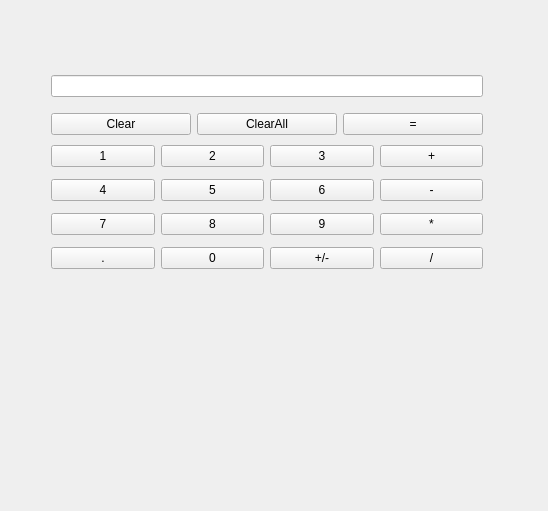
<?xml version="1.0" encoding="UTF-8"?>
<ui version="4.0">
 <class>Widget</class>
 <widget class="QWidget" name="Widget">
  <property name="geometry">
   <rect>
    <x>0</x>
    <y>0</y>
    <width>548</width>
    <height>511</height>
   </rect>
  </property>
  <property name="windowTitle">
   <string>Widget</string>
  </property>
  <widget class="QWidget" name="">
   <property name="geometry">
    <rect>
     <x>40</x>
     <y>60</y>
     <width>454</width>
     <height>225</height>
    </rect>
   </property>
   <layout class="QVBoxLayout" name="verticalLayout">
    <item>
     <layout class="QGridLayout" name="gridLayout">
      <property name="verticalSpacing">
       <number>16</number>
      </property>
      <item row="0" column="0" colspan="3">
       <widget class="QLineEdit" name="lineEdit"/>
      </item>
      <item row="1" column="0">
       <widget class="QPushButton" name="pushButton">
        <property name="text">
         <string>Clear</string>
        </property>
       </widget>
      </item>
      <item row="1" column="1">
       <widget class="QPushButton" name="pushButton_2">
        <property name="text">
         <string>ClearAll</string>
        </property>
       </widget>
      </item>
      <item row="1" column="2">
       <widget class="QPushButton" name="pushButton_3">
        <property name="text">
         <string>=</string>
        </property>
       </widget>
      </item>
     </layout>
    </item>
    <item>
     <layout class="QGridLayout" name="gridLayout_2">
      <property name="verticalSpacing">
       <number>12</number>
      </property>
      <item row="0" column="0">
       <widget class="QPushButton" name="pushButton_4">
        <property name="text">
         <string>1</string>
        </property>
       </widget>
      </item>
      <item row="0" column="1">
       <widget class="QPushButton" name="pushButton_5">
        <property name="text">
         <string>2</string>
        </property>
       </widget>
      </item>
      <item row="0" column="2">
       <widget class="QPushButton" name="pushButton_6">
        <property name="text">
         <string>3</string>
        </property>
       </widget>
      </item>
      <item row="0" column="3">
       <widget class="QPushButton" name="pushButton_7">
        <property name="text">
         <string>+</string>
        </property>
       </widget>
      </item>
      <item row="1" column="0">
       <widget class="QPushButton" name="pushButton_8">
        <property name="text">
         <string>4</string>
        </property>
       </widget>
      </item>
      <item row="1" column="1">
       <widget class="QPushButton" name="pushButton_9">
        <property name="text">
         <string>5</string>
        </property>
       </widget>
      </item>
      <item row="1" column="2">
       <widget class="QPushButton" name="pushButton_10">
        <property name="text">
         <string>6</string>
        </property>
       </widget>
      </item>
      <item row="1" column="3">
       <widget class="QPushButton" name="pushButton_11">
        <property name="text">
         <string>-</string>
        </property>
       </widget>
      </item>
      <item row="2" column="0">
       <widget class="QPushButton" name="pushButton_12">
        <property name="text">
         <string>7</string>
        </property>
       </widget>
      </item>
      <item row="2" column="1">
       <widget class="QPushButton" name="pushButton_13">
        <property name="text">
         <string>8</string>
        </property>
       </widget>
      </item>
      <item row="2" column="2">
       <widget class="QPushButton" name="pushButton_14">
        <property name="text">
         <string>9</string>
        </property>
       </widget>
      </item>
      <item row="2" column="3">
       <widget class="QPushButton" name="pushButton_15">
        <property name="text">
         <string>*</string>
        </property>
       </widget>
      </item>
      <item row="3" column="0">
       <widget class="QPushButton" name="pushButton_16">
        <property name="text">
         <string>.</string>
        </property>
       </widget>
      </item>
      <item row="3" column="1">
       <widget class="QPushButton" name="pushButton_17">
        <property name="text">
         <string>0</string>
        </property>
       </widget>
      </item>
      <item row="3" column="2">
       <widget class="QPushButton" name="pushButton_18">
        <property name="text">
         <string>+/-</string>
        </property>
       </widget>
      </item>
      <item row="3" column="3">
       <widget class="QPushButton" name="pushButton_19">
        <property name="text">
         <string>/</string>
        </property>
       </widget>
      </item>
     </layout>
    </item>
   </layout>
  </widget>
 </widget>
 <layoutdefault spacing="6" margin="11"/>
 <resources/>
 <connections/>
</ui>
